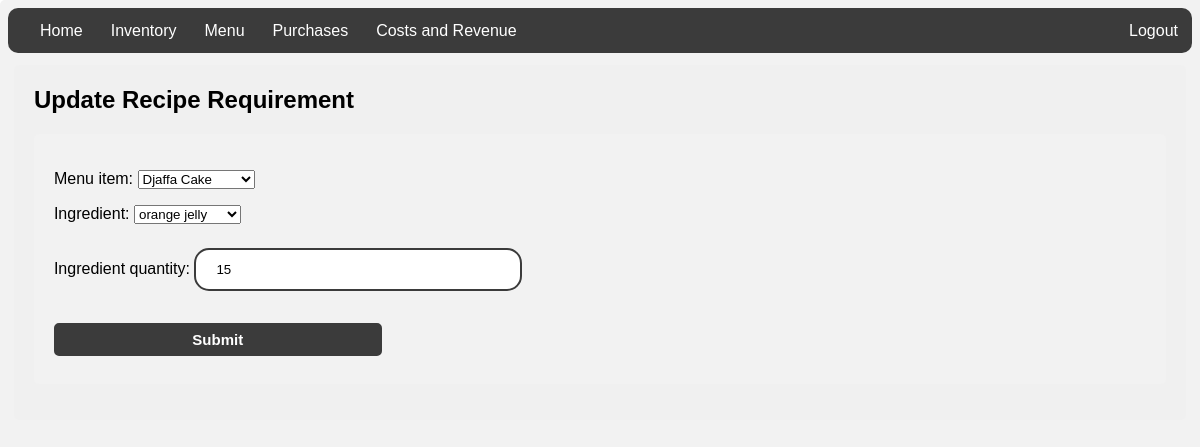
Screenshot of /reciperequirement/update/1 (signed in) with the database file from the repository.
### inventory/models.py (models this page shows, shortened)
class RecipeRequirement(models.Model):
    menu_item = models.ForeignKey(MenuItem, on_delete=models.CASCADE)
    ingredient = models.ForeignKey(Ingredient, on_delete=models.CASCADE)
    ingredient_quantity = models.IntegerField(default=0)

### inventory/views.py (the view)
# urls.py: path('reciperequirement/update/<pk>', views.RecipeRequirementUpdate.as_view(), name="reciperequirementupdate"),
class RecipeRequirementUpdate(LoginRequiredMixin, UpdateView):
   model = RecipeRequirement
   template_name = 'inventory/reciperequirement_update_form.html'
   form_class = RecipeRequirementUpdateForm

### inventory/forms.py
class RecipeRequirementUpdateForm(forms.ModelForm):
    class Meta:
        model = RecipeRequirement
        fields = ('menu_item', 'ingredient', 'ingredient_quantity')

### inventory/models.py (called while the page is built)
    def __str__(self):
        return self.name

    def __str__(self):
        return self.name

### inventory/templates/inventory/reciperequirement_update_form.html
{% extends './base.html' %}
{% block content %}
<h2>Update Recipe Requirement</h2>
<form method="post">
<div>
  {% csrf_token %} {{ form.as_p }}
  <input class="btn" type="submit" value="Submit" />
</div>
</form>
{% endblock %}

### inventory/templates/inventory/base.html (style rules this page uses)
body { font-family: Arial, Helvetica, sans-serif; }
input { width: 30%; padding: 12px 20px; margin: 8px 0; display: inline-block; border-width: 2px; border-color: #3b3b3b; background-color: #ffffff; border-style: solid; border-radius: 15px; text-shadow: 0px 0px 0px rgba(66,66,66,.0); }
.btn { background-color:#3B3B3B; border-radius:5px; display:inline-block; cursor:pointer; color:#ffffff; font-size:15px; font-weight:bold; padding:6px 18px; text-decoration:none; }
div { border-radius: 5px; background-color: #f2f2f2; padding: 20px; }

### rows the page displays
RecipeRequirement: menu_item "Djaffa Cake", ingredient "orange jelly", ingredient_quantity "15"
